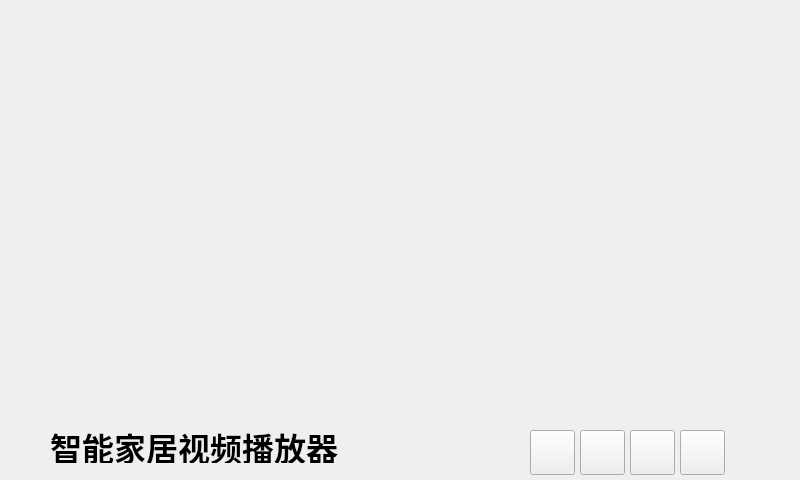
<?xml version="1.0" encoding="UTF-8"?>
<ui version="4.0">
 <class>VideoPlayer</class>
 <widget class="QWidget" name="VideoPlayer">
  <property name="geometry">
   <rect>
    <x>0</x>
    <y>0</y>
    <width>800</width>
    <height>480</height>
   </rect>
  </property>
  <property name="windowTitle">
   <string>智能家居-使徒行者</string>
  </property>
  <widget class="QPushButton" name="PlayPushButton">
   <property name="geometry">
    <rect>
     <x>530</x>
     <y>430</y>
     <width>45</width>
     <height>45</height>
    </rect>
   </property>
   <property name="styleSheet">
    <string notr="true">border-image: url(:/video/images/video/play.png);</string>
   </property>
   <property name="text">
    <string/>
   </property>
  </widget>
  <widget class="QPushButton" name="StopPushButton">
   <property name="geometry">
    <rect>
     <x>580</x>
     <y>430</y>
     <width>45</width>
     <height>45</height>
    </rect>
   </property>
   <property name="styleSheet">
    <string notr="true">border-image: url(:/video/images/video/stop.png);</string>
   </property>
   <property name="text">
    <string/>
   </property>
  </widget>
  <widget class="QPushButton" name="LastPushButton">
   <property name="geometry">
    <rect>
     <x>630</x>
     <y>430</y>
     <width>45</width>
     <height>45</height>
    </rect>
   </property>
   <property name="styleSheet">
    <string notr="true">border-image: url(:/video/images/video/back.png);</string>
   </property>
   <property name="text">
    <string/>
   </property>
  </widget>
  <widget class="QPushButton" name="NextPushButton">
   <property name="geometry">
    <rect>
     <x>680</x>
     <y>430</y>
     <width>45</width>
     <height>45</height>
    </rect>
   </property>
   <property name="styleSheet">
    <string notr="true">border-image: url(:/video/images/video/next.png);</string>
   </property>
   <property name="text">
    <string/>
   </property>
  </widget>
  <widget class="QLabel" name="PercentLabel">
   <property name="geometry">
    <rect>
     <x>690</x>
     <y>400</y>
     <width>41</width>
     <height>20</height>
    </rect>
   </property>
   <property name="text">
    <string/>
   </property>
  </widget>
  <widget class="QWidget" name="horizontalLayoutWidget">
   <property name="geometry">
    <rect>
     <x>9</x>
     <y>9</y>
     <width>781</width>
     <height>411</height>
    </rect>
   </property>
   <layout class="QHBoxLayout" name="horizontalLayout"/>
  </widget>
  <widget class="QLabel" name="TitleLabel">
   <property name="geometry">
    <rect>
     <x>50</x>
     <y>430</y>
     <width>297</width>
     <height>33</height>
    </rect>
   </property>
   <property name="font">
    <font>
     <family>华文行楷</family>
     <pointsize>24</pointsize>
     <weight>75</weight>
     <bold>true</bold>
    </font>
   </property>
   <property name="text">
    <string>智能家居视频播放器</string>
   </property>
  </widget>
 </widget>
 <resources/>
 <connections/>
</ui>
